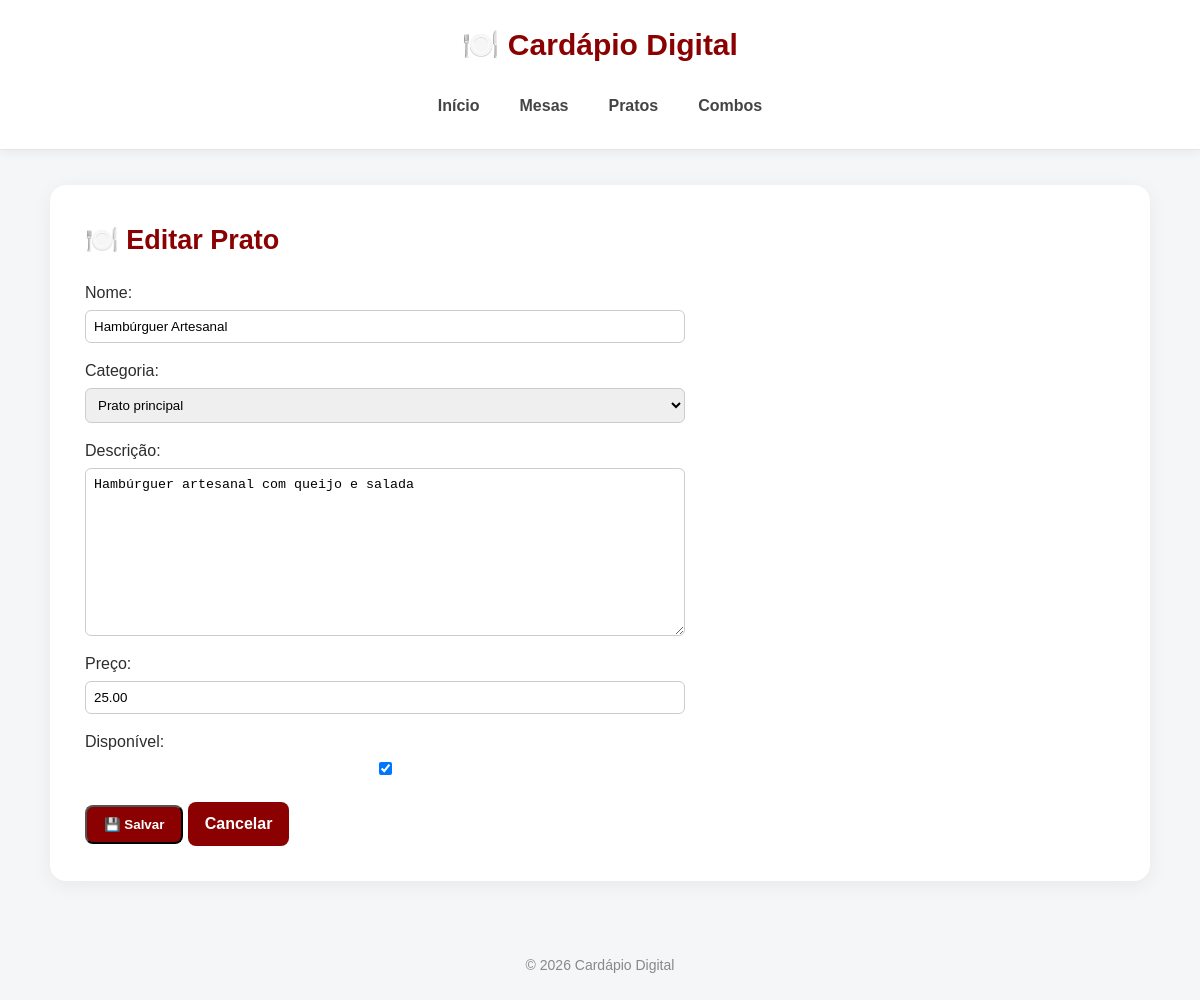
/pratos/1/editar/, run on the app's committed database.
### restaurante/models.py (models this page shows, shortened)
class Prato(models.Model):
    CATEGORIA_CHOICES = [
        ('ENTRADA', 'Entrada'),
        ('PRINCIPAL', 'Prato principal'),
        ('SOBREMESA', 'Sobremesa'),
        ('BEBIDA', 'Bebida'),
    ]
    nome = models.CharField(max_length=100)
    categoria = models.CharField(max_length=20, choices=CATEGORIA_CHOICES, default='PRINCIPAL')
    descricao = models.TextField()
    preco = models.DecimalField(max_digits=8, decimal_places=2)
    disponivel = models.BooleanField(default=True)

### restaurante/views.py (the view)
# urls.py: path('pratos/<int:prato_id>/editar/', views.editar_prato, name='editar_prato'),
def editar_prato(request, prato_id):
    prato = get_object_or_404(Prato, id=prato_id)
    if request.method == 'POST':
        form = PratoForm(request.POST, instance=prato)
        if form.is_valid():
            form.save()
            return redirect('lista_pratos')
    else:
        form = PratoForm(instance=prato)
    return render(request, 'restaurante/form_prato.html', {'form': form, 'titulo': 'Editar Prato'})

### restaurante/forms.py (shortened to what this page needs)
class PratoForm(forms.ModelForm):
    class Meta:
        model = Prato
        fields = ['nome', 'categoria', 'descricao', 'preco', 'disponivel']
        labels = {
            'nome': 'Nome',
            'categoria': 'Categoria',
            'descricao': 'Descrição',
            'preco': 'Preço',
            'disponivel': 'Disponível',
        }

### restaurante/templates/restaurante/form_prato.html (shortened to what this page needs)
{% extends 'base.html' %}
{% block conteudo %}
<h2>🍽️ {{ titulo }}</h2>
<form method="post" class="formulario">
    {{ form.as_p }}
    <button type="submit" class="botao">💾 Salvar</button>
    <a href="{% url 'lista_pratos' %}" class="botao">Cancelar</a>
</form>
{% endblock %}

### restaurante/static/restaurante/style.css (style rules this page uses)
* { box-sizing: border-box; }
html { scroll-behavior: smooth; }
body { margin: 0; font-family: Arial, Helvetica, sans-serif; background: #f5f6f8; color: #2d2d2d; line-height: 1.5; }
h2 { margin-top: 0; margin-bottom: 20px; color: #8b0000; font-size: 27px; }
.botao { display: inline-block; background: #8b0000; color: #ffffff !important; text-decoration: none; padding: 10px 17px; border-radius: 8px; font-weight: bold; margin-top: 10px; transition: all 0.2s ease; }
a { color: #8b0000; }
.filtros input, .filtros select, .formulario input, .formulario select, .formulario textarea { padding: 8px; border: 1px solid #ccc; border-radius: 6px; }
.formulario { max-width: 600px; }
.formulario p { display: flex; flex-direction: column; gap: 5px; margin-bottom: 14px; }

### data on the page
Prato: nome "Hambúrguer Artesanal", categoria "Prato principal", descricao "Hambúrguer artesanal com queijo e salada", preco "25.00", disponivel "☑"

### other printed values
{{ titulo }} "Editar Prato"
